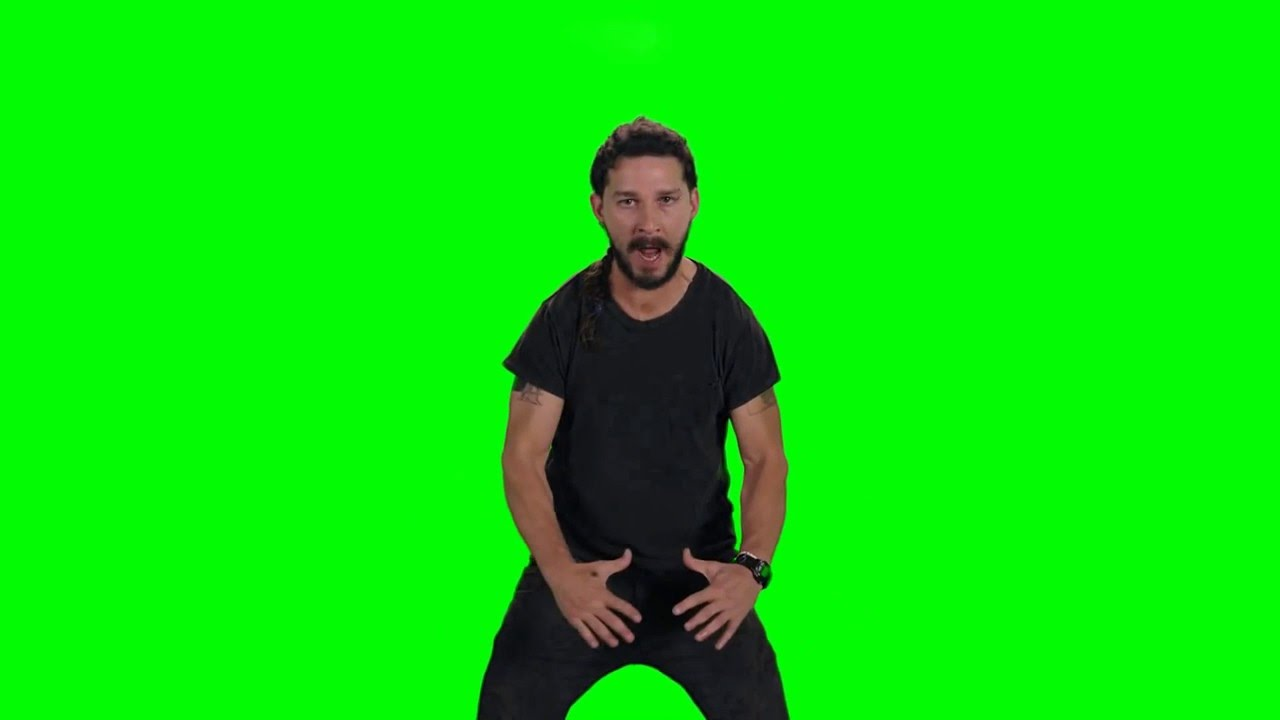
#> input picture screen_masking/shia_labeouf.jpg, 1280 x 720 px
$ jupyter execute --allow-errors 'Green Screen Mask using OpenCV.ipynb'   (shell and % lines are left out)
#> lines starting #> are read from the running program, lines starting #| are printed output that depends on the picture; after the words box and inside, x2 and y2 are one past the last pixel; in counts of white or black regions, pixels touching at a corner belong together
## Image Recognition Preprocessing - Green screen masking, OpenCV implementation
- by Kelvin Kong, 2017

[cell 1]
import sys
from matplotlib import pyplot as plt
import numpy as np
import cv2

[cell 2]
image = cv2.imread('./shia_labeouf.jpg')
#> image is the input picture: shape (720, 1280, 3); mean B, G, R 9.2, 223, 10.2
print("This image is :{} with dimensions: {}".format(type(image), image.shape))
#| This image is :<class 'numpy.ndarray'> with dimensions: (720, 1280, 3)

[cell 3]

#display the image
plt.imshow(image)

[cell 4]
#Opencv loads image in BGR, convert it to RGB for easier visualization
img_rgb = np.copy(image)

img_rgb = cv2.cvtColor(img_rgb, cv2.COLOR_BGR2RGB)
plt.imshow(img_rgb)

[cell 5]
# Resize image by 50% smaller
resized = cv2.resize(img_rgb, (0,0), fx=0.5, fy=0.5)
plt.imshow(resized)

img_rgb = resized

[cell 6]
lower_green = np.array([0,120,0])
upper_green = np.array([135,255,135])
## Create a mask
mask = cv2.inRange(img_rgb, lower_green, upper_green)
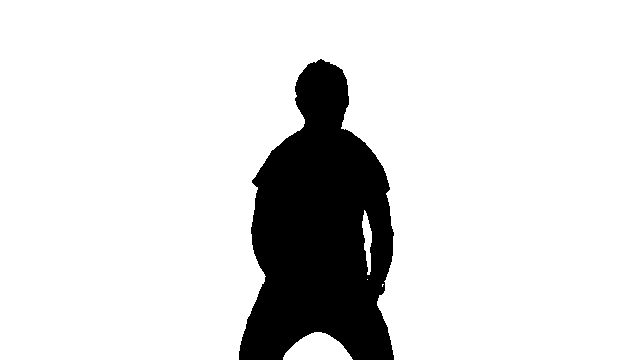
#> mask: shape (360, 640); 86.6% white; 1 black region, box (x1, y1, x2, y2) and area: (239, 59, 394, 360) 30834


# Visualize the mask
plt.imshow(mask, cmap='gray')

# green = np.zeros((50,50,3))
# green.shape
# green[:,:,1] = 254
# green[:2,:2,:]
# plt.imshow(green)

[cell 7]
# Now block the green screen, and let shia show through, turn the rest to black

masked_image = np.copy(img_rgb)
masked_image[mask != 0 ] = [0, 0, 0]
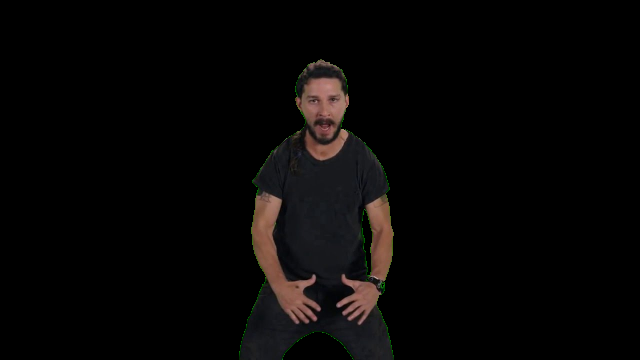
#> masked_image: shape (360, 640, 3); mean R, G, B 7.3, 6, 5.5
plt.imshow(masked_image)
masked_image.shape
#> Out = (360, 640, 3)
